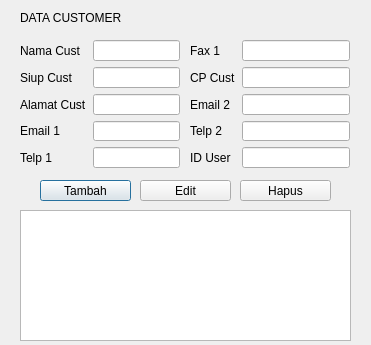
<?xml version="1.0" encoding="UTF-8"?>
<ui version="4.0">
 <class>customer</class>
 <widget class="QDialog" name="customer">
  <property name="geometry">
   <rect>
    <x>0</x>
    <y>0</y>
    <width>371</width>
    <height>345</height>
   </rect>
  </property>
  <property name="windowTitle">
   <string>Dialog</string>
  </property>
  <widget class="QPushButton" name="pushButton">
   <property name="geometry">
    <rect>
     <x>40</x>
     <y>180</y>
     <width>91</width>
     <height>21</height>
    </rect>
   </property>
   <property name="text">
    <string>Tambah</string>
   </property>
  </widget>
  <widget class="QLabel" name="label">
   <property name="geometry">
    <rect>
     <x>20</x>
     <y>10</y>
     <width>111</width>
     <height>16</height>
    </rect>
   </property>
   <property name="text">
    <string>DATA CUSTOMER</string>
   </property>
  </widget>
  <widget class="QWidget" name="formLayoutWidget">
   <property name="geometry">
    <rect>
     <x>20</x>
     <y>40</y>
     <width>160</width>
     <height>128</height>
    </rect>
   </property>
   <layout class="QFormLayout" name="formLayout">
    <item row="0" column="0">
     <widget class="QLabel" name="namaCustLabel">
      <property name="text">
       <string>Nama Cust</string>
      </property>
     </widget>
    </item>
    <item row="0" column="1">
     <widget class="QLineEdit" name="namaCustLineEdit"/>
    </item>
    <item row="1" column="0">
     <widget class="QLabel" name="siupCustLabel">
      <property name="text">
       <string>Siup Cust</string>
      </property>
     </widget>
    </item>
    <item row="1" column="1">
     <widget class="QLineEdit" name="siupCustLineEdit"/>
    </item>
    <item row="2" column="0">
     <widget class="QLabel" name="alamatCustLabel">
      <property name="text">
       <string>Alamat Cust</string>
      </property>
     </widget>
    </item>
    <item row="2" column="1">
     <widget class="QLineEdit" name="alamatCustLineEdit"/>
    </item>
    <item row="3" column="0">
     <widget class="QLabel" name="email1Label">
      <property name="text">
       <string>Email 1</string>
      </property>
     </widget>
    </item>
    <item row="3" column="1">
     <widget class="QLineEdit" name="email1LineEdit"/>
    </item>
    <item row="4" column="0">
     <widget class="QLabel" name="telp1Label">
      <property name="text">
       <string>Telp 1</string>
      </property>
     </widget>
    </item>
    <item row="4" column="1">
     <widget class="QLineEdit" name="telp1LineEdit"/>
    </item>
   </layout>
  </widget>
  <widget class="QWidget" name="formLayoutWidget_2">
   <property name="geometry">
    <rect>
     <x>190</x>
     <y>40</y>
     <width>160</width>
     <height>128</height>
    </rect>
   </property>
   <layout class="QFormLayout" name="formLayout_2">
    <item row="0" column="0">
     <widget class="QLabel" name="fax1Label">
      <property name="text">
       <string>Fax 1</string>
      </property>
     </widget>
    </item>
    <item row="0" column="1">
     <widget class="QLineEdit" name="fax1LineEdit"/>
    </item>
    <item row="1" column="0">
     <widget class="QLabel" name="cPCustLabel">
      <property name="text">
       <string>CP Cust</string>
      </property>
     </widget>
    </item>
    <item row="1" column="1">
     <widget class="QLineEdit" name="cPCustLineEdit"/>
    </item>
    <item row="2" column="0">
     <widget class="QLabel" name="email2Label">
      <property name="text">
       <string>Email 2</string>
      </property>
     </widget>
    </item>
    <item row="2" column="1">
     <widget class="QLineEdit" name="email2LineEdit"/>
    </item>
    <item row="3" column="0">
     <widget class="QLabel" name="telp2Label">
      <property name="text">
       <string>Telp 2</string>
      </property>
     </widget>
    </item>
    <item row="3" column="1">
     <widget class="QLineEdit" name="telp2LineEdit"/>
    </item>
    <item row="4" column="0">
     <widget class="QLabel" name="iDUserLabel">
      <property name="text">
       <string>ID User</string>
      </property>
     </widget>
    </item>
    <item row="4" column="1">
     <widget class="QLineEdit" name="iDUserLineEdit"/>
    </item>
   </layout>
  </widget>
  <widget class="QPushButton" name="pushButton_2">
   <property name="geometry">
    <rect>
     <x>140</x>
     <y>180</y>
     <width>91</width>
     <height>21</height>
    </rect>
   </property>
   <property name="text">
    <string>Edit</string>
   </property>
  </widget>
  <widget class="QTableView" name="tableView">
   <property name="geometry">
    <rect>
     <x>20</x>
     <y>210</y>
     <width>331</width>
     <height>131</height>
    </rect>
   </property>
  </widget>
  <widget class="QPushButton" name="pushButton_3">
   <property name="geometry">
    <rect>
     <x>240</x>
     <y>180</y>
     <width>91</width>
     <height>21</height>
    </rect>
   </property>
   <property name="text">
    <string>Hapus</string>
   </property>
  </widget>
 </widget>
 <resources/>
 <connections/>
</ui>
